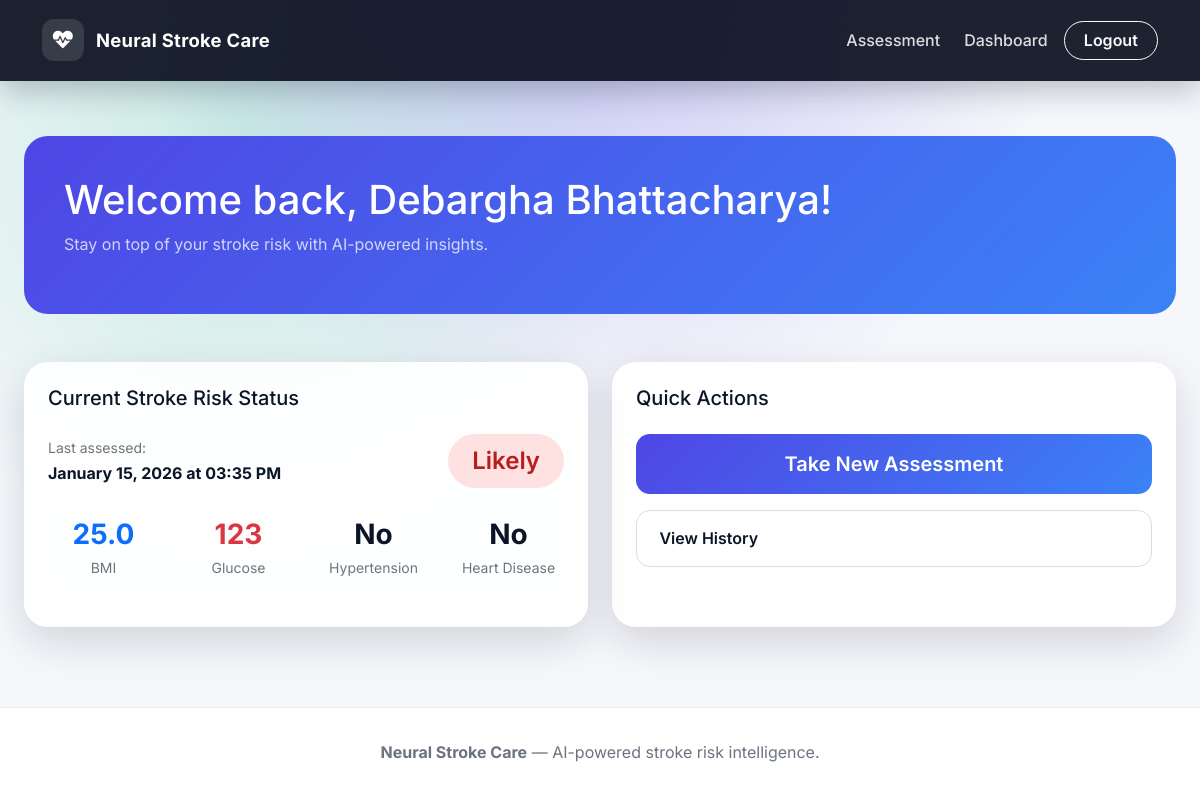
Page /dashboard (signed in) on the committed database.
### app.py (models this page shows)
class User(db.Model):
    id = db.Column(db.Integer, primary_key=True)
    email = db.Column(db.String(120), unique=True, nullable=False)
    password = db.Column(db.String(200), nullable=False)
    user_type = db.Column(db.String(20), nullable=False)
    name = db.Column(db.String(100), nullable=False)
    tests = db.relationship('TestResult', backref='user', lazy=True)

class TestResult(db.Model):
    id = db.Column(db.Integer, primary_key=True)
    user_id = db.Column(db.Integer, db.ForeignKey('user.id'), nullable=False)
    result = db.Column(db.String(20), nullable=False)
    risk_probability = db.Column(db.Float)
    test_date = db.Column(db.DateTime, default=now_ist)
    gender = db.Column(db.String(10))
    age = db.Column(db.Integer)
    hypertension = db.Column(db.Integer)
    heart_disease = db.Column(db.Integer)
    ever_married = db.Column(db.String(10))
    work_type = db.Column(db.String(20))
    residence_type = db.Column(db.String(20))
    avg_glucose_level = db.Column(db.Float)
    bmi = db.Column(db.Float)
    smoking_status = db.Column(db.String(20))

### app.py (the view)
@app.route("/dashboard")
def dashboard():
    if 'user_id' not in session:
        return redirect(url_for('index'))
    user = User.query.get(session['user_id'])
    if user.user_type == 'doctor':
        patients = User.query.filter_by(user_type='patient').all()
        data = []
        for p in patients:
            last = TestResult.query.filter_by(user_id=p.id)\
                                   .order_by(TestResult.test_date.desc())\
                                   .first()
            data.append({
                'name': p.name or "Unknown",
                'email': p.email or "—",
                'last_test': last.test_date.strftime("%b %d, %Y") if last else "No assessment",
                'risk': last.result if last and last.result else "Pending"
            })
        return render_template("doctor_dashboard.html", user=user, patients=data)
    else:
        latest_test_obj = TestResult.query.filter_by(user_id=user.id)\
                                          .order_by(TestResult.test_date.desc())\
                                          .first()
        latest_test = None
        if latest_test_obj:
            latest_test = {
                'result': latest_test_obj.result or "Unknown",
                'test_date': latest_test_obj.test_date,
                'bmi': float(latest_test_obj.bmi) if latest_test_obj.bmi else 0.0,
                'avg_glucose_level': float(latest_test_obj.avg_glucose_level) if latest_test_obj.avg_glucose_level else 0.0,
                'hypertension': bool(latest_test_obj.hypertension),
                'heart_disease': bool(latest_test_obj.heart_disease),
            }
        history = TestResult.query.filter_by(user_id=user.id)\
                                  .order_by(TestResult.test_date.desc())\
                                  .limit(5).all()
        return render_template("patient_dashboard.html",
                               user=user,
                               latest_test=latest_test,
                               history=history)

### templates/patient_dashboard.html (shortened to what this page needs)
{% extends "base.html" %}
{% block content %}
<section class="page-section">
    <div class="welcome-card mb-5" data-animate>
        <h1 class="mb-2">Welcome back, {{ user.name }}!</h1>
        <p class="opacity-75">Stay on top of your stroke risk with AI-powered insights.</p>
    </div>
    <div class="dashboard-grid">
        <div class="surface-card surface-card--glass p-4" data-animate>
            <h5 class="mb-4">Current Stroke Risk Status</h5>
            {% if latest_test %}
                <div class="d-flex justify-content-between align-items-center mb-4">
                    <div>
                        <span class="text-muted small">Last assessed:</span><br>
                        <strong>{{ latest_test.test_date.strftime('%B %d, %Y at %I:%M %p') }}</strong>
                    </div>
                    <span class="result-badge fs-4 px-4 py-2 {% if latest_test.result == 'Likely' %}likely{% else %}not-likely{% endif %}">
                        {{ latest_test.result }}
                    </span>
                </div>
                <div class="metrics-grid">
                    <div class="row text-center">
                        <div class="col-6 col-md-3 mb-4">
                            <div class="fs-3 fw-bold text-primary">{{ "%.1f"|format(latest_test.bmi) }}</div>
                            <div class="text-muted small">BMI</div>
                        </div>
                        <div class="col-6 col-md-3 mb-4">
                            <div class="fs-3 fw-bold text-danger">{{ "%.0f"|format(latest_test.avg_glucose_level) }}</div>
                            <div class="text-muted small">Glucose</div>
                        </div>
                        <div class="col-6 col-md-3 mb-4">
                            <div class="fs-3 fw-bold">{{ "Yes" if latest_test.hypertension else "No" }}</div>
                            <div class="text-muted small">Hypertension</div>
                        </div>
                        <div class="col-6 col-md-3 mb-4">
                            <div class="fs-3 fw-bold">{{ "Yes" if latest_test.heart_disease else "No" }}</div>
                            <div class="text-muted small">Heart Disease</div>
                        </div>
                    </div>
                </div>
            {% else %}
                <div class="text-center py-5 text-muted">
                    <i class="fas fa-heartbeat fa-4x mb-4 opacity-50"></i>
                    <h5>No assessment completed yet</h5>
                    <p>Take your first test to see your personalized risk score.</p>
                </div>
            {% endif %}
        </div>
        <div class="surface-card p-4" data-animate>
            <h5 class="mb-4">Quick Actions</h5>
            <div class="d-grid gap-3">
                <a href="{{ url_for('index') }}" class="btn-gradient btn-lg">
                    Take New Assessment
                </a>
                {% if latest_test %}
                    <a href="{{ url_for('test_history') }}" class="btn-ghost">
                        View History
                    </a>
                {% endif %}
            </div>
        </div>
    </div>
</section>
{% endblock %}

### static/css/app.css (style rules this page uses)
:root { --brand-50: #f5f7ff; --brand-100: #e3e8ff; --brand-200: #c7d0ff; --brand-300: #9faafb; --brand-400: #7a86f3; --brand-500: #5c63e6; --brand-600: #4b4fd0; --brand-700: #3b3fab; --brand-800: #2a2d7a; --brand-900: #161745; --surface: #0c101f; --text-primary: #0b1528; --text-muted: #6b7280; --gradient-primary: linear-gradient(135deg, #4f46e5 0%, #3b82f6 100%); --gradient-accent: linear-gradient(135deg, #10b981 0%, #14b8a6 100%); --shadow-soft: 0 15px 40px rgba(15, 23, 42, 0.15); --radius-card: 24px; }
*, *::before, *::after { box-sizing: border-box; }
body { margin: 0; font-family: 'Inter', 'Segoe UI', system-ui, -apple-system, BlinkMacSystemFont, sans-serif; background: radial-gradient(circle at top, rgba(79, 70, 229, 0.25), transparent 45%), radial-gradient(circle at 20% 20%, rgba(16, 185, 129, 0.2), transparent 35%), #f6f7fb; color: var(--text-primary); min-height: 100vh; line-height: 1.6; }
a { text-decoration: none; }
.page-section { max-width: 1200px; margin: 0 auto; padding: 2rem 0; }
[data-animate] { opacity: 0; transform: translateY(20px); transition: opacity 0.6s ease, transform 0.6s ease; }
.surface-card { background: white; border-radius: var(--radius-card); padding: 2rem; box-shadow: var(--shadow-soft); }
.surface-card--glass { background: rgba(255, 255, 255, 0.9); backdrop-filter: blur(18px); }
.btn-gradient { background: var(--gradient-primary); color: white; border: none; border-radius: 14px; padding: 0.9rem 1.4rem; font-weight: 600; display: inline-flex; align-items: center; justify-content: center; gap: 0.6rem; transition: transform 0.2s ease, box-shadow 0.2s ease; }
.btn-ghost { border-radius: 14px; border: 1px solid rgba(15, 23, 42, 0.15); padding: 0.9rem 1.4rem; font-weight: 600; color: var(--text-primary); }
.result-badge, .status-badge { display: inline-flex; align-items: center; gap: 0.4rem; padding: 0.4rem 1rem; border-radius: 999px; font-weight: 600; font-size: 0.9rem; }
.result-badge.likely, .status-badge.status-high { background: #fee2e2; color: #b91c1c; }
.dashboard-grid { display: grid; grid-template-columns: repeat(auto-fit, minmax(280px, 1fr)); gap: 1.5rem; }
.welcome-card { border-radius: var(--radius-card); padding: 2.5rem; background: var(--gradient-primary); color: white; }
.metrics-grid { display: grid; grid-template-columns: repeat(auto-fit, minmax(160px, 1fr)); gap: 1rem; }

### rows in the picture
User: name "Debargha Bhattacharya"
TestResult: test_date "January 15, 2026 at 03:35 PM", result "Likely", bmi "25.0", avg_glucose_level "123"

### other values in the picture
{{ "Yes" if latest_test.hypertension else "No" }} "No"
{{ "Yes" if latest_test.heart_disease else "No" }} "No"
